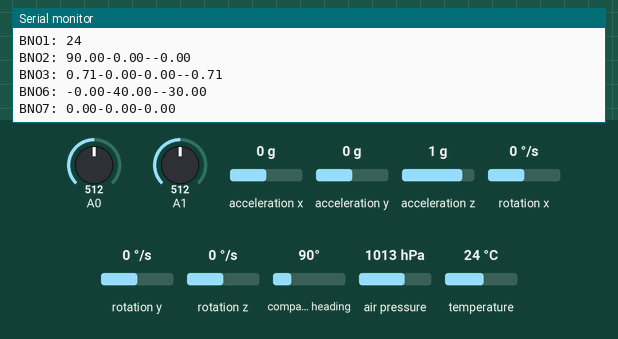
Simulated run of this sketch. Board: Arduino Uno, built with avr-gcc and run on an emulated ATmega328P. On the bench: the last lines printed to the serial monitor. The inputs (shaded band) are chosen by the test bench; at power-on: acceleration x 0 g, A0 = 512, A1 = 512, acceleration y 0 g, acceleration z 1 g, rotation x 0 °/s, rotation y 0 °/s, rotation z 0 °/s, compass heading 90°, air pressure 1013 hPa, temperature 24 °C.

Above: at 1.2 s.
1.3 s: acceleration x set to -1.4 g
At 1.9 s:
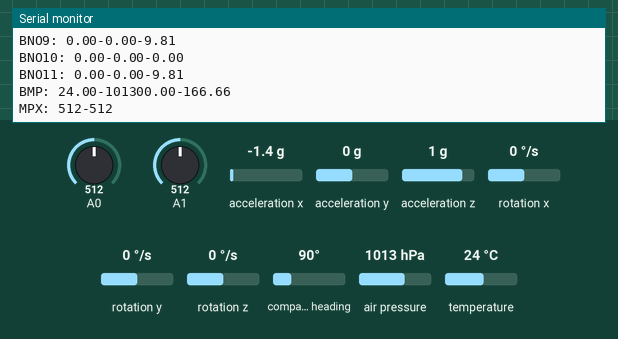
2.8 s: A0 set to 716
At 3.9 s:
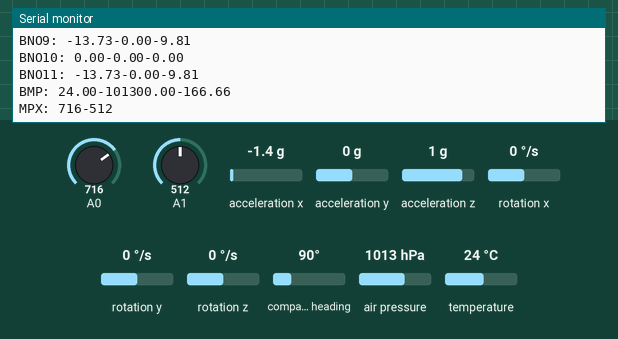
4.3 s: A1 set to 716
At 4.9 s:
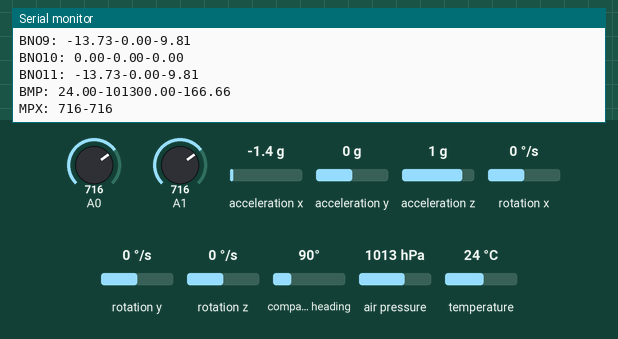
5.8 s: acceleration y set to -1.4 g
At 6.7 s:
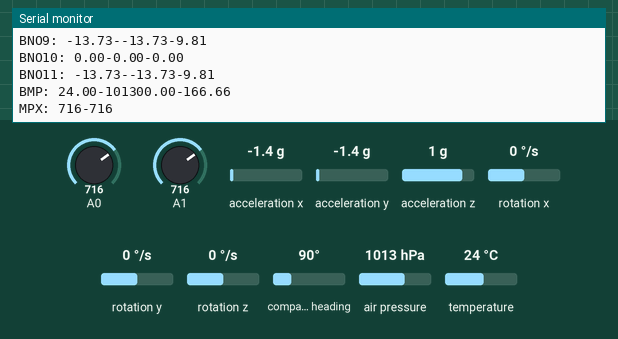
7.3 s: acceleration z set to -1.4 g
At 8.7 s:
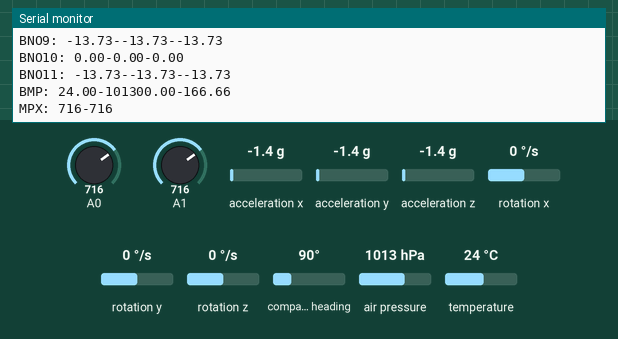
8.8 s: A0 set to 992
At 9.9 s:
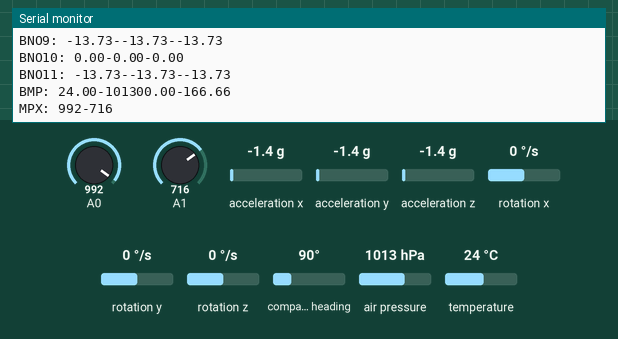
Timing chart, 0 to 11.3 s (numbered marks = the images above; inputs shaded):
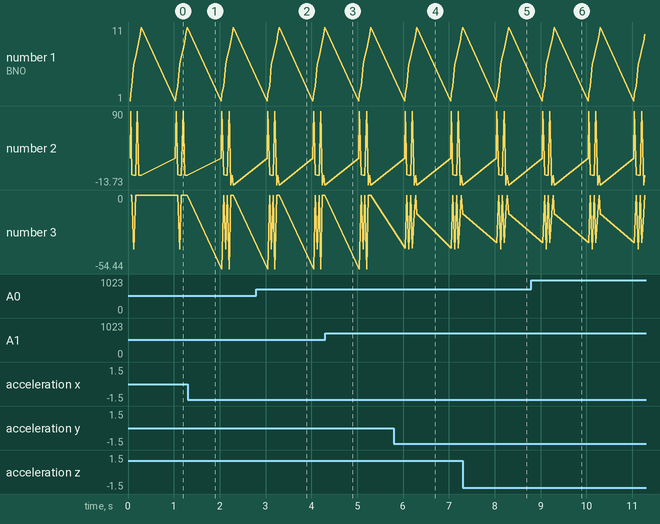

The sketch:

DsanG1.ino
```cpp
//Libraries
#include <TinyGPS.h>
#include <Wire.h>
#include <SPI.h>
#include <SD.h>
#include <SoftwareSerial.h>
#include <Adafruit_Sensor.h>
#include <Adafruit_BMP280.h>
#include <Adafruit_BNO055.h>
//#include <Adafruit_GPS.h>
#include <utility/imumaths.h>


const int chipSelect = 10;
Sd2Card card;


// BNO Configuration
Adafruit_BNO055 bno = Adafruit_BNO055(55);

// BMP Configuration
Adafruit_BMP280 bmp;

// GPS Configuration
//SoftwareSerial mySerial(3, 2);
//TinyGPS GPS;
//Adafruit_GPS GPS(&mySerial);
//#define GPSECHO  false
//boolean usingInterrupt = false;
//void useInterrupt(boolean);

//XBee Configuration
SoftwareSerial xbee(3,4);

void setup()
{

  Wire.begin();
  Serial.begin(9600);
  saveData("DsanG Code");
  xbee.begin(9600);

  //mySerial.begin(9600);

  //GPSInit();

  Begin();

  bno.setExtCrystalUse(true);

  saveData("Setup Terminated");

}

/*SIGNAL(TIMER0_COMPA_vect) {
  char c = GPS.read();
#ifdef UDR0
  if (GPSECHO)
    if (c) UDR0 = c;
#endif
}*/

char c;
uint32_t timer = millis();

void loop()
{

  timer = millis();

  saveData((String)"Millis: " + millis());

  //readGPS();

  //getGPS();
  //delay(450);
  getBNO();
  getBMP();
  getMPX();
  saveData("");

  while( millis() - timer < 1000 ) {}

}
```

BMP.ino
```cpp
void getBMP()
{

  saveData( (String) "BMP: "+ bmp.readTemperature() + "-" + bmp.readPressure() + "-" + bmp.readAltitude(1033.25) );

}
```

BNO.ino
```cpp
void getBNO()
{

  saveData((String)"BNO1: " + bno.getTemp());

  sensors_event_t event;
  bno.getEvent(&event);
  saveData((String) "BNO2: " + event.orientation.x + "-" + event.orientation.y + "-" + event.orientation.z);
  delay(10);

  imu::Quaternion quat = bno.getQuat();
  saveData((String) "BNO3: " + quat.w() + "-" + quat.y() + "-" + quat.x() + "-" + quat.z());
  delay(10);

  //uint8_t system, gyro, accel, mag = 0;
  //bno.getCalibration(&system, &gyro, &accel, &mag);
  //saveData((String)"BNO4: " + system + "-" + gyro + "-" + accel + "-" + mag);
  //delay(10);

  //uint8_t system_status, self_test_results, system_error;
  //system_status = self_test_results = system_error = 0;
  //bno.getSystemStatus(&system_status, &self_test_results, &system_error);
  //saveData((String)"BNO5: " + system_status + "-" + self_test_results + "-" + system_error);
  //delay(10);

  imu::Vector<3> magnet = bno.getVector(Adafruit_BNO055::VECTOR_MAGNETOMETER);
  saveData((String) "BNO6: " + magnet.x() + "-" + magnet.y() + "-" + magnet.z());
  delay(10);

  imu::Vector<3> gyrosc = bno.getVector(Adafruit_BNO055::VECTOR_GYROSCOPE);
  saveData((String) "BNO7: " + gyrosc.x() + "-" + gyrosc.y() + "-" + gyrosc.z());
  delay(10);

  imu::Vector<3> euler = bno.getVector(Adafruit_BNO055::VECTOR_EULER);
  saveData((String) "BNO8: " + euler.x() + "-" + euler.y() + "-" + euler.z());
  delay(10);

  imu::Vector<3> acc = bno.getVector(Adafruit_BNO055::VECTOR_ACCELEROMETER);
  saveData((String) "BNO9: " + acc.x() + "-" + acc.y() + "-" + acc.z());

  imu::Vector<3> lacc = bno.getVector(Adafruit_BNO055::VECTOR_LINEARACCEL);
  saveData((String) "BNO10: " + lacc.x() + "-" + lacc.y() + "-" + lacc.z());

  imu::Vector<3> grav = bno.getVector(Adafruit_BNO055::VECTOR_GRAVITY);
  saveData((String) "BNO11: " + grav.x() + "-" + grav.y() + "-" + grav.z());

}
```

Begin.ino
```cpp
/*void GPSInit()
{

  GPS.begin(9600);
  GPS.sendCommand(PMTK_SET_NMEA_OUTPUT_RMCGGA);
  GPS.sendCommand(PMTK_SET_NMEA_UPDATE_1HZ);
  GPS.sendCommand(PGCMD_ANTENNA);
  useInterrupt(true);

  delay(1000);

  mySerial.println(PMTK_Q_RELEASE);

}*/

void Begin()
{

  if(!bmp.begin()) Send("BMP ERROR");
  if(!bno.begin()) Send("BNO ERROR");
  //if (!card.init(SPI_HALF_SPEED, chipSelect)) Send("SD ERROR");

}

bool SDBegin()
{

  //if (!card.init(SPI_HALF_SPEED, chipSelect)) return false;
  //return true;
  return false;
}
```

GPS.ino
```cpp
/*void readGPS()
{

    if (! usingInterrupt) {
      char c = GPS.read();
    }
    //if (GPS.newNMEAreceived()) {
      //if (!GPS.parse(GPS.lastNMEA())) ;
    //}
}

void getGPS()
{

    //if (c) Serial.print(c);

    Serial.print("\nTime: ");
    Serial.print(GPS.hour, DEC); Serial.print(':');
    Serial.print(GPS.minute, DEC); Serial.print(':');
    Serial.print(GPS.seconds, DEC); Serial.print('.');
    Serial.println(GPS.milliseconds);
    Serial.print("Date: ");
    Serial.print(GPS.day, DEC); Serial.print('/');
    Serial.print(GPS.month, DEC); Serial.print("/20");
    Serial.println(GPS.year, DEC);
    Serial.print("Fix: "); Serial.print((int)GPS.fix);
    Serial.print(" quality: "); Serial.println((int)GPS.fixquality);
    if (GPS.fix) {
      Serial.print("Location: ");
      Serial.print(GPS.latitude, 4); Serial.print(GPS.lat);
      Serial.print(", ");
      Serial.print(GPS.longitude, 4); Serial.println(GPS.lon);
      Serial.print("Location (in degrees, works with Google Maps): ");
      Serial.print(GPS.latitudeDegrees, 4);
      Serial.print(", ");
      Serial.println(GPS.longitudeDegrees, 4);

      Serial.print("Speed (knots): "); Serial.println(GPS.speed);
      Serial.print("Angle: "); Serial.println(GPS.angle);
      Serial.print("Altitude: "); Serial.println(GPS.altitude);
      Serial.println("Satellites: "); Serial.println((int)GPS.satellites);
    }
}


void useInterrupt(boolean v) {
  if (v) {
    // Timer0 is already used for millis() - we'll just interrupt somewhere
    // in the middle and call the "Compare A" function above
    OCR0A = 0xAF;
    TIMSK0 |= _BV(OCIE0A);
    usingInterrupt = true;
  } else {
    // do not call the interrupt function COMPA anymore
    TIMSK0 &= ~_BV(OCIE0A);
    usingInterrupt = false;
  }
}*/
```

Info.ino
```cpp
/*
  Connections:
    a) BNO055
      SCL -> SCL (A5 sur UNO, D3 sur Micro)
      SDA -> SDA (A4 sur UNO, D2 sur Micro)
      Vin -> 5V
      GND -> GND

    b) XBee
      5V -> 5V
      GND -> GND
      TX -> D5
      RX -> D4

    c) BMP280
      VIN -> 5v
      GND -> GND
      SCK -> SCL (A5 sur UNO, D3 sur Micro)
      SDI -> SDA (A4 sur UNO, D2 sur Micro)

    d) SD
      5V -> 5V
      GND -> GND
      CLK -> D13
      DO -> D12
      DI -> D11
      CS -> D10

    e) GPS (?????)
      VIN -> 5V
      GND -> GND
      RX > D7
      TX -> D8

    f) MPX
      P2 -> 5V
      P3 -> GND
      P4:
        MPX_Haut -> A0
        MPX_Bas -> A1

  Format:

    a) BNO
      BNO: OrientationX-OrientationX-OrientationX

    c) BMP280
      BMP: Temp-Pres-Alt

    e) GPS
      GPS: Lat-Lon

    f) MPX
      MPX: MPX_Haut-MPX_Bas
 */
```

MPX.ino
```cpp
void getMPX()
{

    saveData((String) "MPX: "+ analogRead(A0) + "-" + analogRead(A1));

}
```

SDCard.ino
```cpp
void saveData(String dump) {

  Send((String)dump);

  if( SDBegin() )
  {
    File dataFile = SD.open("dump.csv", FILE_WRITE);
    dataFile.println(dump);
    dataFile.close();
  }

}

void Send(String data)
{

  Serial.println(data);
  xbee.println(data);

}
```

Measured:
- after the input at 2.8 s, the serial monitor: prints a new line after 0.56 s (image 2)
- after the input at 4.3 s, the serial monitor: prints a new line after 0.06 s (image 3)
- after the input at 5.8 s, the serial monitor: prints a new line after 0.25 s (image 4)
- after the input at 7.3 s, the serial monitor: prints a new line after 0.75 s (image 5)
- after the input at 8.8 s, the serial monitor: prints a new line after 0.57 s (image 6)
- plotted number 2: 0 → -13.73 after the input at 1.3 s
